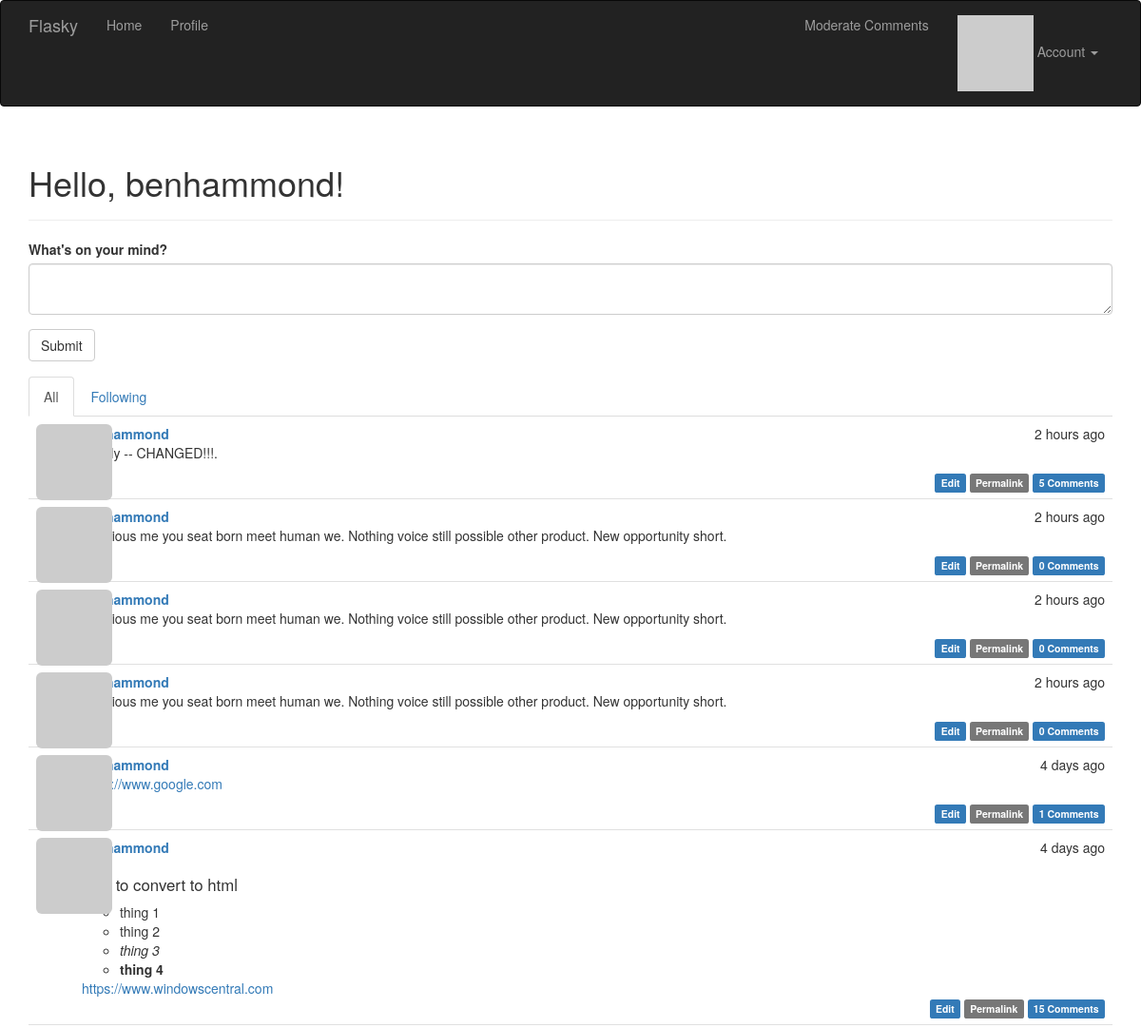
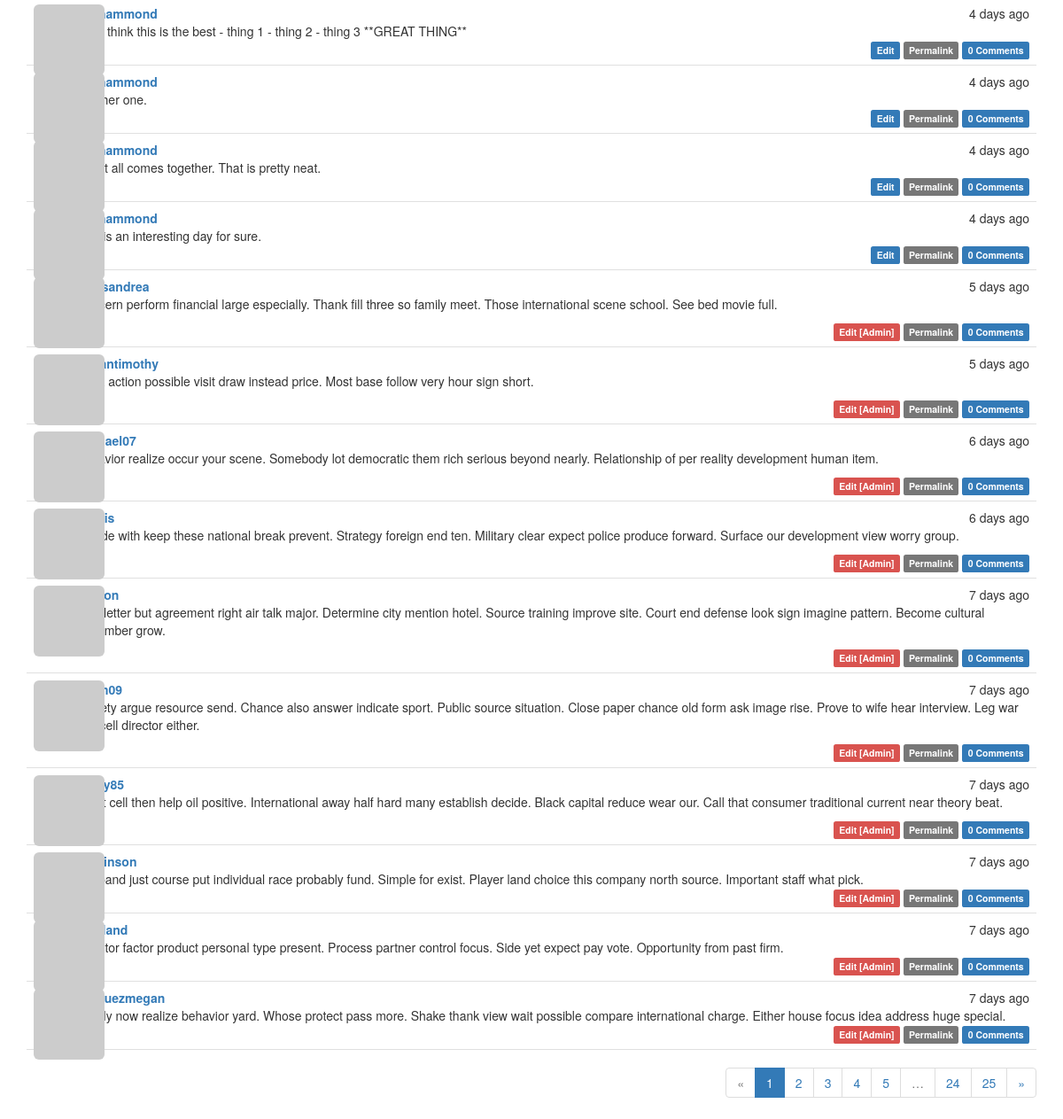
The page / (signed in) on the database its author committed (2 pictures, top to bottom).
### app/models.py (models this page shows, shortened)
class User(UserMixin, db.Model):
    __tablename__ = 'users'
    id = db.Column(db.Integer, primary_key=True)
    email = db.Column(db.String(64), unique=True, index=True)
    username = db.Column(db.String(64), unique=True, index=True)
    role_id = db.Column(db.Integer, db.ForeignKey('roles.id'))
    password_hash = db.Column(db.String(128))
    confirmed = db.Column(db.Boolean, default=False)
    name = db.Column(db.String(64))
    location = db.Column(db.String(64))
    about_me = db.Column(db.Text())
    member_since = db.Column(db.DateTime(), default=datetime.utcnow)
    last_seen = db.Column(db.DateTime(), default=datetime.utcnow)
    avatar_hash = db.Column(db.String(32))
    posts = db.relationship('Post', backref='author', lazy='dynamic')
    followed = db.relationship('Follow',
                               foreign_keys=[Follow.follower_id],
                               backref=db.backref('follower', lazy='joined'),
                               lazy='dynamic',
                               cascade='all, delete-orphan')
    followers = db.relationship('Follow',
                                foreign_keys=[Follow.followed_id],
                                backref=db.backref('followed', lazy='joined'),
                                lazy='dynamic',
                                cascade='all, delete-orphan')
    comments = db.relationship('Comment', backref='author', lazy='dynamic')
    @property
    def password(self):
        raise AttributeError('password is not a readable attribute')
    def gravatar_hash(self):
        return hashlib.md5(self.email.lower().encode('utf-8')).hexdigest()
    def gravatar(self, size=100, default='identicon', rating='g'):
        if request.is_secure:
            url = 'https://secure.gravatar.com/avatar'
        else:
            url = 'http://secure.gravatar.com/avatar'
        hash= self.avatar_hash or self.gravatar_hash()
        return '{url}/{hash}?s={size}&d={default}&r={rating}'.format(
                url=url, hash=hash, size=size, default=default, rating=rating)
    def can(self, perm):
        return self.role is not None and self.role.has_permission(perm)
    def is_administrator(self):
        return self.can(Permission.ADMIN)
    def ping(self):
        self.last_seen = datetime.utcnow()
        db.session.add(self)
        db.session.commit()

class Post(db.Model):
    __tablename__ = 'posts'
    id = db.Column(db.Integer, primary_key=True)
    body = db.Column(db.Text)
    timestamp = db.Column(db.DateTime, index=True, default=datetime.utcnow)
    author_id = db.Column(db.Integer, db.ForeignKey('users.id'))
    body_html = db.Column(db.Text)
    comments = db.relationship('Comment', backref='post', lazy='dynamic')

### app/main/views.py (the view)
@main.route('/', methods=['GET', 'POST'])
def index():
    form = PostForm()
    if current_user.can(Permission.WRITE) and form.validate_on_submit():
        post = Post(body=form.body.data,
                    author=current_user._get_current_object())
        db.session.add(post)
        db.session.commit()
        return redirect(url_for('.index'))
    page = request.args.get('page', 1, type=int)
    show_followed = False
    if current_user.is_authenticated:
        show_followed = bool(request.cookies.get('show_followed', ''))
    if show_followed:
        query = current_user.followed_posts
    else:
        query = Post.query
    pagination = query.order_by(Post.timestamp.desc()).paginate(
            page, per_page=current_app.config['FLASKY_POSTS_PER_PAGE'],
            error_out=False)
    posts = pagination.items
    return render_template('index.html', form=form, posts=posts,
                           show_followed=show_followed, pagination=pagination)

### app/main/forms.py
class PostForm(FlaskForm):
    body = PageDownField("What's on your mind?", validators=[Required()])
    submit = SubmitField('Submit')

### app/auth/views.py (called while the page is built)
@auth.before_app_request
def before_request():
    if current_user.is_authenticated:
        current_user.ping()
        if not current_user.confirmed \
                and request.endpoint \
                and request.blueprint != 'auth' \
                and request.endpoint != 'static':
            return redirect(url_for('auth.unconfirmed'))

### app/main/__init__.py (called while the page is built)
@main.app_context_processor
def inject_permissions():
    return dict(Permission=Permission)

### app/models.py (called while the page is built)
@login_manager.user_loader
def load_user(user_id):
    return User.query.get(int(user_id))

    def has_permission(self, perm):
        return self.permissions & perm == perm

### app/templates/index.html (shortened to what this page needs)
{% extends "base.html" %}
{% import "bootstrap/wtf.html" as wtf %}
{% import "_macros.html" as macros %}
{% block page_content %}
<div class="page-header">
    <h1>Hello, {% if current_user.is_authenticated %}{{ current_user.username }}{% else %}Stranger{% endif %}!</h1>
</div>
<div>
    {% if current_user.can(Permission.WRITE) %}
        {{ wtf.quick_form(form) }}
    {% endif %}
</div>
<div class="post-tabs">
    <ul class="nav nav-tabs">
        <li {% if not show_followed %} class="active"{% endif %}><a href="{{ url_for('.show_all') }}">All</a></li>
        {% if current_user.is_authenticated %}
        <li {% if show_followed %} class="active"{% endif %}><a href="{{ url_for('.show_followed') }}">Following</a></li>
        {% endif %}
    </ul>
    {% include '_posts.html' %}
</div>
{% if pagination %}
<div class="pagination">
    {{ macros.pagination_widget(pagination, '.index') }}
</div>
{% endif %}
{% endblock %}

### app/templates/_posts.html
<ul class="posts">
    {% for post in posts %}
        <li class="post">
            <div class="profile-thumbnail">
                <a href="{{ url_for('.user', username=post.author.username) }}">
                    <img class="img-rounded profile-thumbnail" src="{{ post.author.gravatar(size=40) }}">
                </a>
            </div>
            <div class="post-content">
                <div class="post-date">{{ moment(post.timestamp).fromNow() }}</div>
                <div class="post-author"><a href="{{ url_for('.user', username=post.author.username) }}">{{ post.author.username }}</a></div>
                <div class="post-body">
                    {% if post.body_html %}
                        {{ post.body_html | safe }}
                    {% else %}
                        {{ post.body }}
                    {% endif %}
                </div>
                <div class="post-footer">
                    {% if current_user == post.author %}
                        <a href="{{ url_for('.edit', id=post.id) }}">
                            <span class="label label-primary">Edit</span>
                        </a>
                    {% elif current_user.is_administrator() %}
                        <a href="{{ url_for('.edit', id=post.id) }}">
                            <span class="label label-danger">Edit [Admin]</span>
                        </a>
                    {% endif %}
                    <a href="{{ url_for('.post', id=post.id) }}">
                        <span class="label label-default">Permalink</span>
                    </a>
                    <a href="{{ url_for('.post', id=post.id) }}#comments">
                        <span class="label label-primary">{{ post.comments.count() }} Comments</span>
                    </a>
                </div>
            </div>
        </li>
    {% endfor %}
</ul>

### app/static/styles.css (style rules this page uses)
.profile-thumbnail { position: absolute; }
div.post-tabs { margin-top: 16px; }
ul.posts { list-style-type: none; padding: 0px; margin: 16px 0px 0px 0px; border-top: 1px solid #e0e0e0; }
div.post-tabs ul.posts { margin: 0px; border-top: none; }
ul.posts li.post { padding: 8px; border-bottom: 1px solid #e0e0e0; }
div.post-date { float: right; }
div.post-author { font-weight: bold; }
div.post-content { margin-left: 48px; min-height: 48px; }
div.post-footer { text-align: right; }
div.pagination { width: 100%; text-align: right; padding: 0px; margin: 0px; }
.post-body h3 { font-size: 120%; }

### rows shown on the page
User: username "benhammond"
Post: timestamp "2 hours ago", author.username "benhammond", body_html "Finally -- CHANGED!!!.", comments.count "5"
Post: timestamp "2 hours ago", author.username "benhammond", body_html "Religious me you seat born meet human we. Nothing voice still possible other product. New opportunity short.", comments.count "0"
Post: timestamp "2 hours ago", author.username "benhammond", body_html "Religious me you seat born meet human we. Nothing voice still possible other product. New opportunity short.", comments.count "0"
Post: timestamp "2 hours ago", author.username "benhammond", body_html "Religious me you seat born meet human we. Nothing voice still possible other product. New opportunity short.", comments.count "0"
Post: timestamp "4 days ago", author.username "benhammond", body_html "https://www.google.com", comments.count "1"
Post: timestamp "4 days ago", author.username "benhammond", body_html "Test to convert to html thing 1 thing 2 thing 3 thing 4 https://www.windowscentral.com", comments.count "15"
Post: timestamp "4 days ago", author.username "benhammond", body "### I think this is the best - thing 1 - thing 2 - thing 3 **GREAT THING**", comments.count "0"
Post: timestamp "4 days ago", author.username "benhammond", body "Another one.", comments.count "0"
Post: timestamp "4 days ago", author.username "benhammond", body "And it all comes together. That is pretty neat.", comments.count "0"
Post: timestamp "4 days ago", author.username "benhammond", body "This is an interesting day for sure.", comments.count "0"
Post: timestamp "5 days ago", author.username "jonesandrea", body_html "Concern perform financial large especially. Thank fill three so family meet. Those international scene school. See bed movie full.", comments.count "0"
Post: timestamp "5 days ago", author.username "romantimothy", body_html "Work action possible visit draw instead price. Most base follow very hour sign short.", comments.count "0"
Post: timestamp "6 days ago", author.username "michael07", body_html "Behavior realize occur your scene. Somebody lot democratic them rich serious beyond nearly. Relationship of per reality development human item.", comments.count "0"
Post: timestamp "6 days ago", body_html "Decide with keep these national break prevent. Strategy foreign end ten. Military clear expect police produce forward. Surface our development view worry group.", comments.count "0"
Post: timestamp "7 days ago", body_html "Risk letter but agreement right air talk major. Determine city mention hotel. Source training improve site. Court end defense look sign imagine pattern. Become cultural remember grow.", comments.count "0"
Post: timestamp "7 days ago", body_html "Society argue resource send. Chance also answer indicate sport. Public source situation. Close paper chance old form ask image rise. Prove to wife hear interview. Leg war fine cell director either.", comments.count "0"
Post: timestamp "7 days ago", body_html "Effort cell then help oil positive. International away half hard many establish decide. Black capital reduce wear our. Call that consumer traditional current near theory beat.", comments.count "0"
Post: timestamp "7 days ago", author.username "grobinson", body "Husband just course put individual race probably fund. Simple for exist. Player land choice this company north source. Important staff what pick.", comments.count "0"
Post: timestamp "7 days ago", body "Director factor product personal type present. Process partner control focus. Side yet expect pay vote. Opportunity from past firm.", comments.count "0"
Post: timestamp "7 days ago", author.username "vasquezmegan", body "Family now realize behavior yard. Whose protect pass more. Shake thank view wait possible compare international charge. Either house focus idea address huge special.", comments.count "0"

### other values the page prints
{{ p }} "1"
{{ p }} "2" "3" "4" "5" "24" "25"
